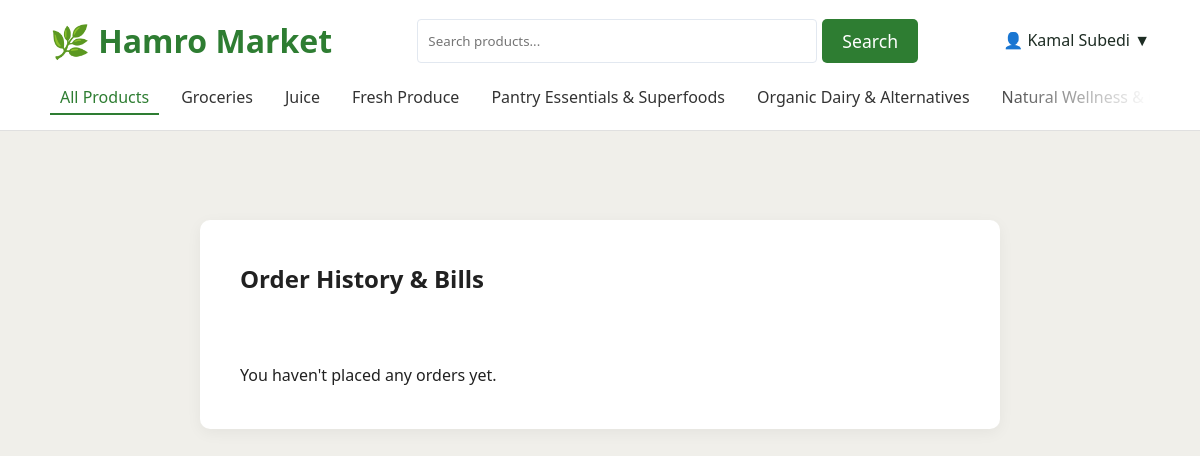
The page /orders (signed in) on the database its author committed.
### tables this page shows
CREATE TABLE categories (
        id INTEGER PRIMARY KEY AUTOINCREMENT,
        name TEXT NOT NULL UNIQUE,
        slug TEXT NOT NULL UNIQUE
    );

### app.py (the view)
@app.route('/orders', methods=['GET'])
def customer_orders():
    if 'customer_id' not in session:
        return redirect(url_for('customer_login'))
    db = get_db()
    customer_id = session['customer_id']
    orders = db.execute('SELECT * FROM orders WHERE customer_id = ? ORDER BY created_at DESC', (customer_id,)).fetchall()
    return render_template('orders.html', orders=orders)

### app.py (called while the page is built)
def get_db():
    db = getattr(g, '_database', None)
    if db is None:
        db = g._database = sqlite3.connect(DATABASE)
        db.row_factory = sqlite3.Row
    return db

@app.teardown_appcontext
def close_connection(exception):
    db = getattr(g, '_database', None)
    if db is not None:
        db.close()

@app.context_processor
def inject_categories():
    try:
        db = get_db()
        categories = db.execute('SELECT name, slug FROM categories').fetchall()
    except Exception:
        categories = []
    return dict(nav_categories=categories)

### templates/orders.html (shortened to what this page needs)
<!DOCTYPE html>
<html lang="en">
<head>
    <link rel="stylesheet" href="/static/css/style.css">
</head>
<body>
    {% include '_header.html' %}
    <div class="container profile-container">
        <div class="profile-header">
            <h2>Order History & Bills</h2>
        </div>
        {% if orders %}
        <table>
            <thead>
                <tr>
                    <th>Order #</th>
                    <th>Date</th>
                    <th>Delivery Charge</th>
                    <th>Total</th>
                    <th>Status</th>
                    <th>Action</th>
                </tr>
            </thead>
            <tbody>
                {% for order in orders %}
                <tr>
                    <td>{{ order['order_number'] }}</td>
                    <td>{{ order['created_at'].split(' ')[0] }}</td>
                    <td>Rs {{ "%.2f"|format(order['delivery_charge']) }}</td>
                    <td>Rs {{ "%.2f"|format(order['total_amount']) }}</td>
                    <td>{{ order['payment_status'] }}</td>
                    <td><a href="/invoice/{{ order['order_number'] }}" class="btn-bill" target="_blank">View Bill</a></td>
                </tr>
                {% endfor %}
            </tbody>
        </table>
        {% else %}
        <p>You haven't placed any orders yet.</p>
        {% endif %}
    </div>
</body>
</html>

### templates/_header.html (shortened to what this page needs)
<header>
    <div class="header-top-row">
        <div class="logo">
            <a href="/"><h1>🌿 Hamro Market</h1></a>
        </div>
        <div class="search-wrapper" style="display: flex; gap: 5px; flex: 1; justify-content: center; max-width: 600px; margin: 0 20px;">
            <input type="text" id="search-input" placeholder="Search products..." style="padding: 10px; border: 1px solid #E2E8F0; border-radius: 4px; width: 100%; max-width: 400px;">
            <button id="search-btn" class="btn" style="padding: 10px 20px;">Search</button>
        </div>
        <nav class="user-nav">
            <ul style="display: flex; gap: 20px; align-items: center;">
                {% if 'customer_id' in session %}
                    <li class="dropdown">
                        <a href="#" style="cursor: pointer;">👤 {{ session['customer_name'] }} ▼</a>
                    </li>
                {% else %}
                    <li><a href="/login">Login / Register</a></li>
                {% endif %}
            </ul>
        </nav>
    </div>
    <div class="header-bottom-row">
        <div class="category-scroll-container">
            <button class="filter-btn active" data-category="all">All Products</button>
            {% for category in nav_categories %}
                <button class="filter-btn" data-category="{{ category.slug }}">{{ category.name }}</button>
            {% endfor %}
        </div>
    </div>
</header>

### static/css/style.css (style rules this page uses)
:root { --color-primary: #2E7D32; --color-bg-subtle: #F0EFEA; --color-text-main: #212121; --deep-forest-green: #1E2D24; --leaf-green: #2E7D32; --soft-oatmeal-cream: #F9F7F1; --honey-amber: #E67E22; --base-white: #FFFFFF; --neutral-slate: #E2E8F0; --font-main: 'Segoe UI', Tahoma, Geneva, Verdana, sans-serif; }
* { margin: 0; padding: 0; box-sizing: border-box; font-family: var(--font-main); }
body { background-color: var(--color-bg-subtle); color: var(--color-text-main); line-height: 1.6; padding-top: 180px; }
h1, h2, h3 { margin-bottom: 15px; font-weight: 600; }
a { text-decoration: none; color: var(--deep-forest-green); }
header { background-color: var(--base-white); padding: 15px 50px 0 50px; display: flex; flex-direction: column; align-items: flex-start; border-bottom: 1px solid #E0E0E0; position: fixed; width: 100%; top: 0; z-index: 1000; }
.header-top-row { display: flex; justify-content: space-between; align-items: center; width: 100%; margin-bottom: 15px; }
.header-bottom-row { width: 100%; padding-bottom: 15px; }
.logo h1 { color: var(--leaf-green); margin: 0; }
nav ul { list-style: none; display: flex; gap: 30px; }
nav ul li a { font-weight: 500; transition: color 0.3s; }
.btn { display: inline-block; padding: 12px 30px; background-color: var(--leaf-green); color: var(--base-white); border: none; border-radius: 5px; cursor: pointer; font-size: 1.1rem; transition: background-color 0.3s; }
.container { max-width: 1200px; margin: 40px auto; padding: 0 20px; }
.filter-btn { padding: 5px 10px; background: none; border: none; border-bottom: 2px solid transparent; border-radius: 0; color: #333333; font-weight: 500; cursor: pointer; transition: all 0.3s; font-size: 1rem; }
.filter-btn.active, .filter-btn:hover { color: var(--leaf-green); border-bottom: 2px solid var(--leaf-green); background: none; }
.category-scroll-container { display: flex; flex-direction: row; white-space: nowrap; flex-wrap: nowrap; overflow-x: auto; overflow-y: hidden; -webkit-overflow-scrolling: touch; gap: 12px; padding-right: 40px; mask-image: linear-gradient(to right, black 85%, transparent 100%); -webkit-mask-image: linear-gradient(to right, black 85%, transparent 100%); -ms-overflow-style: none; scrollbar-width: none; }
.dropdown { position: relative; display: inline-block; }

### templates/orders.html (style rules this page uses)
.profile-container { max-width: 800px; margin: 40px auto; background: var(--base-white); padding: 40px; border-radius: 10px; box-shadow: 0 4px 15px rgba(0,0,0,0.05); }
.profile-header { display: flex; justify-content: space-between; align-items: center; border-bottom: 2px solid var(--nature-green); padding-bottom: 20px; margin-bottom: 30px; }

### rows shown on the page
categories: name "Groceries"
categories: name "Juice"
categories: name "Fresh Produce"
categories: name "Pantry Essentials & Superfoods"
categories: name "Organic Dairy & Alternatives"
categories: name "Natural Wellness &…"

### other values the page prints
{{ session['customer_name'] }} "Kamal Subedi"
